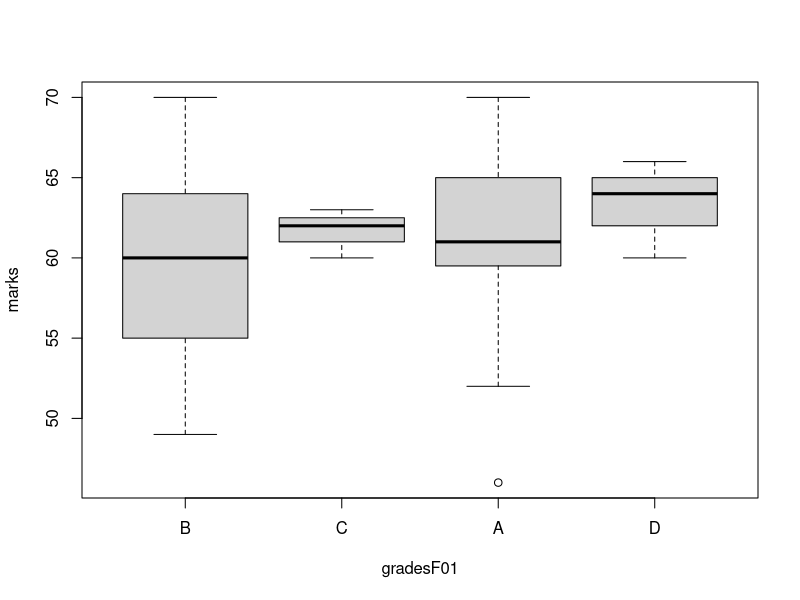
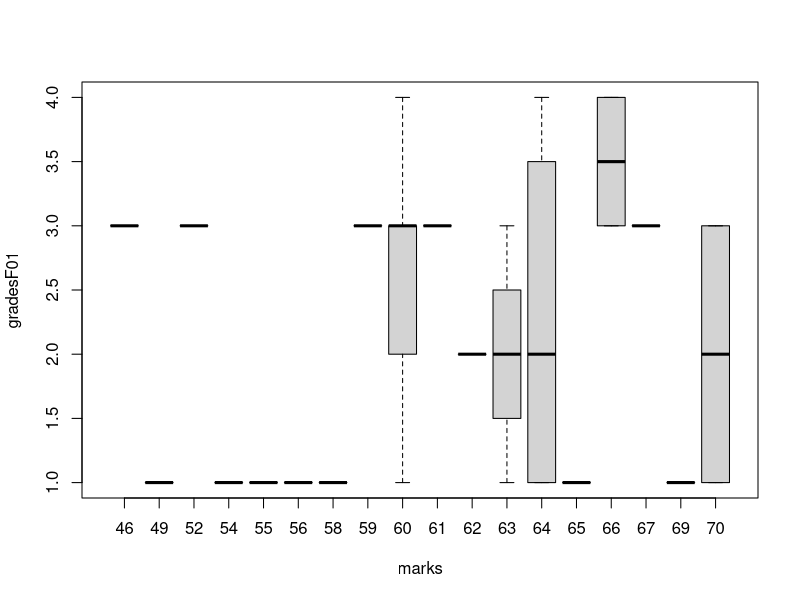

R code for these plots, in order:
(grades = sample(c('A','B','C','D'), size=30, replace=T, prob=c(.4,.3,.2,.1)))
summary(grades)
(gradesF=factor(grades))
summary(gradesF)
table(grades)
table(gradesF)
class(gradesF)
(gradesF0=factor(grades,ordered=T))
(gradesF01=factor(grades,ordered=T,level=c('B','C','A','D')))
summary(gradesF01)


(marks= ceiling(rnorm(30,mean=60,sd=5)))
(student1=data.frame(marks,gradesF01))
boxplot(marks~gradesF01,data=student1)

boxplot(gradesF01~marks,data=student1)
quantile(marks)
